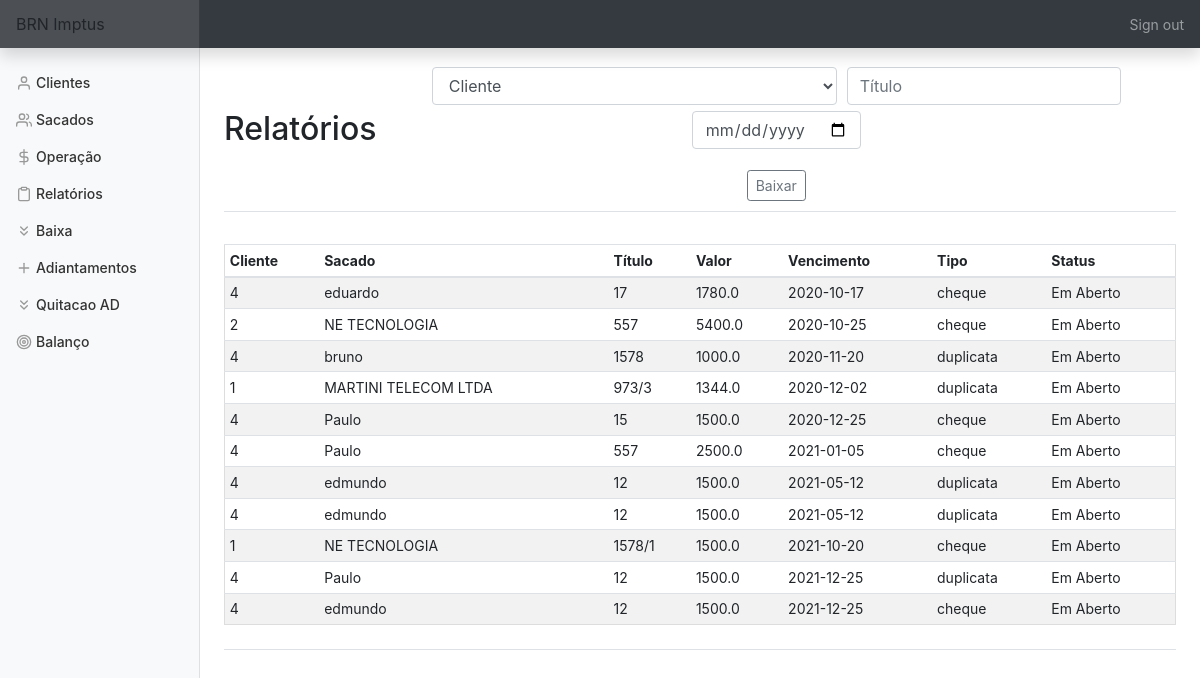
Page /baixa (signed in) on the earlier database version.
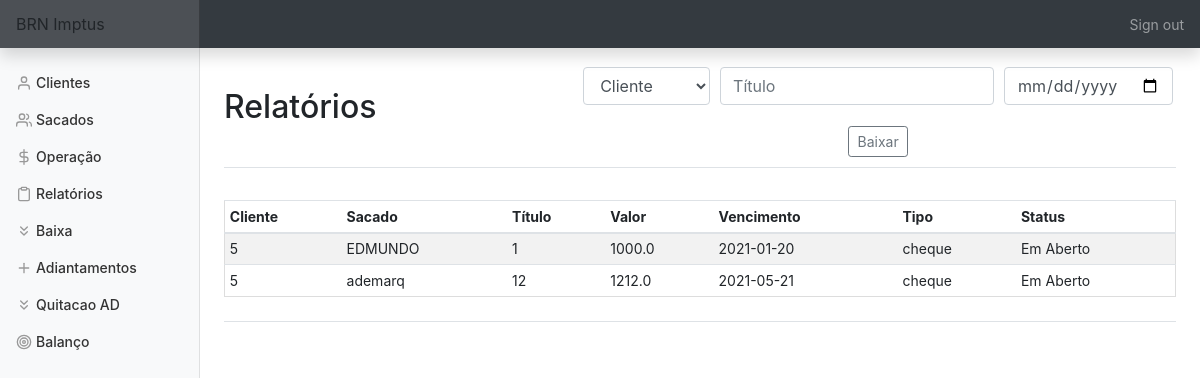
Same page on the later database version.
### tables this page shows
CREATE TABLE titulo (
    cliente_id INTEGER,
    sacado_id INTEGER,
    bordero INTEGER,
    titulo TEXT,
    vencimento DATE,
    valor FLOAT, 
    dt_negoc DATE,
    tipo TEXT,
    status TEXT,
    dt_baixa DATE, nm_sac TEXT,
    FOREIGN KEY (cliente_id) REFERENCES clientes(id),
    FOREIGN KEY (sacado_id) REFERENCES sacados(id));

### app.py (the view, shortened to what this page needs)
@app.route('/baixa', methods=['GET', 'POST'])
@login_required
def baixa():
    con = sqlite3.connect('brn.db')
    con.row_factory = sqlite3.Row
    cur = con.cursor()
    cliente = cur.execute('SELECT nome FROM clientes')
    cliente = cur.fetchall()
    titlo = cur.execute('SELECT * FROM titulo WHERE status != "Quitado" ORDER BY vencimento')
    titlo = cur.fetchall()
    if request.method == 'GET':
        return render_template('baixa.html', cliente=cliente, titulo=titlo)

### app.py (called while the page is built)
@app.after_request
def after_request(response):
    response.headers["Cache-Control"] = "no-cache, no-store, must-revalidate"
    response.headers["Expires"] = 0
    response.headers["Pragma"] = "no-cache"
    return response

### helper.py (called while the page is built)
def login_required(f):
    @wraps(f)
    def decorated_function(*args, **kwargs):
        if session.get("user_id") is None:
            return redirect("/login")
        return f(*args, **kwargs)
    return decorated_function

### templates/baixa.html (shortened to what this page needs)
{% extends "layout.html" %}
{% block main %}
    <div class='d-flex justify-content-between flex-warp flex-md-nowrap align-items-center pt-3 pb-2 mb-3 border-bottom'>
        <h1 class='h2'>Relatórios</h1>
            <form action='baixa' method='POST'>
                <div class='form-group'>
                        <select class="form-control" name="cliente">
                            <option disabled selected value>Cliente</option>
                        </select>
                        <input name='titulo' autofocus class='form-control' placeholder='Título' type='text'>
                        <input name='dt_baixa' autofocus class='form-control' placeholder='Data da Baixa' type='date'>
                </div>
                <button type='submit' id='baixa' class='btn btn-sm btn-outline-secondary'>Baixar</button>
            </form>
    </div>
    <div class='d-flex justify-content-between flex-warp flex-md-nowrap align-items-center pt-3 pb-2 mb-3 border-bottom'>
        <div class='table-responsive'>
            <table class='table table-striped table-sm'>
                <thead>
                    <tr>
                        <th>Cliente</th>
                        <th>Sacado</th>
                        <th>Título</th>
                        <th>Valor</th>
                        <th>Vencimento</th>
                        <th>Tipo</th>
                        <th>Status</th>
                    </tr>
                </thead>
                <tbody>
                    {% for row in titulo %}
                        <tr>
                            <td>{{ row['cliente_id'] }}</td>
                            <td>{{ row['nm_sac'] }}</td>
                            <td>{{ row['titulo'] }}</td>
                            <td>{{ row['valor'] }}</td>
                            <td>{{ row['vencimento'] }}</td>
                            <td>{{ row['tipo'] }}</td>
                            <td>{{ row['status'] }}</td>
                        </tr>
                    {% endfor %}
                </tbody>
            </table>
        </div>
    </div>
{% endblock %}

Differences in the rows shown:
removed titulo: cliente_id "4", nm_sac "eduardo", titulo "17", valor "1780.0", vencimento "2020-10-17", tipo "cheque", status "Em Aberto"
removed titulo: cliente_id "2", nm_sac "NE TECNOLOGIA", titulo "557", valor "5400.0", vencimento "2020-10-25", tipo "cheque", status "Em Aberto"
removed titulo: cliente_id "4", nm_sac "bruno", titulo "1578", valor "1000.0", vencimento "2020-11-20", tipo "duplicata", status "Em Aberto"
removed titulo: cliente_id "1", nm_sac "MARTINI TELECOM LTDA", titulo "973/3", valor "1344.0", vencimento "2020-12-02", tipo "duplicata", status "Em Aberto"
removed titulo: cliente_id "4", nm_sac "Paulo", titulo "15", valor "1500.0", vencimento "2020-12-25", tipo "cheque", status "Em Aberto"
removed titulo: cliente_id "4", nm_sac "Paulo", titulo "557", valor "2500.0", vencimento "2021-01-05", tipo "cheque", status "Em Aberto"
removed titulo: cliente_id "4", nm_sac "edmundo", titulo "12", valor "1500.0", vencimento "2021-05-12", tipo "duplicata", status "Em Aberto"
removed titulo: cliente_id "4", nm_sac "edmundo", titulo "12", valor "1500.0", vencimento "2021-05-12", tipo "duplicata", status "Em Aberto"
removed titulo: cliente_id "1", nm_sac "NE TECNOLOGIA", titulo "1578/1", valor "1500.0", vencimento "2021-10-20", tipo "cheque", status "Em Aberto"
removed titulo: cliente_id "4", nm_sac "Paulo", titulo "12", valor "1500.0", vencimento "2021-12-25", tipo "duplicata", status "Em Aberto"
removed titulo: cliente_id "4", nm_sac "edmundo", titulo "12", valor "1500.0", vencimento "2021-12-25", tipo "cheque", status "Em Aberto"
now on this page (row edited): titulo: cliente_id "5", nm_sac "EDMUNDO", titulo "1", valor "1000.0", vencimento "2021-01-20", tipo "cheque", status "Em Aberto"
now on this page (row edited): titulo: cliente_id "5", nm_sac "ademarq", titulo "12", valor "1212.0", vencimento "2021-05-21", tipo "cheque", status "Em Aberto"
